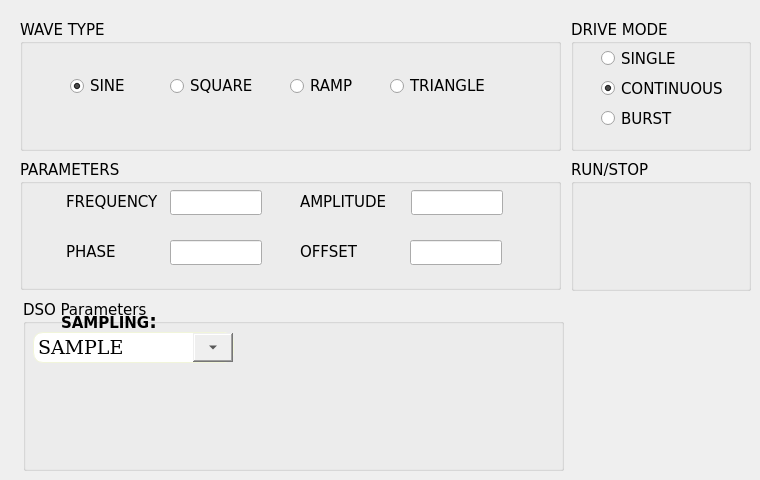
    <widget class="QWidget" name="tab_3">
     <attribute name="title">
      <string>FunctionGenerator</string>
     </attribute>
     <widget class="QGroupBox" name="PARAMETRS">
      <property name="geometry">
       <rect>
        <x>20</x>
        <y>160</y>
        <width>541</width>
        <height>130</height>
       </rect>
      </property>
      <property name="font">
       <font>
        <family>DejaVu Sans</family>
        <pointsize>11</pointsize>
       </font>
      </property>
      <property name="styleSheet">
       <string notr="true"/>
      </property>
      <property name="title">
       <string>PARAMETERS</string>
      </property>
      <property name="flat">
       <bool>false</bool>
      </property>
      <widget class="QLineEdit" name="leamplitude">
       <property name="geometry">
        <rect>
         <x>391</x>
         <y>30</y>
         <width>92</width>
         <height>25</height>
        </rect>
       </property>
       <property name="sizePolicy">
        <sizepolicy hsizetype="Preferred" vsizetype="Fixed">
         <horstretch>0</horstretch>
         <verstretch>0</verstretch>
        </sizepolicy>
       </property>
      </widget>
      <widget class="QLineEdit" name="lephase">
       <property name="geometry">
        <rect>
         <x>150</x>
         <y>80</y>
         <width>92</width>
         <height>25</height>
        </rect>
       </property>
      </widget>
      <widget class="QLabel" name="label_12">
       <property name="geometry">
        <rect>
         <x>46</x>
         <y>80</y>
         <width>101</width>
         <height>24</height>
        </rect>
       </property>
       <property name="text">
        <string>PHASE</string>
       </property>
      </widget>
      <widget class="QLineEdit" name="leoffset">
       <property name="geometry">
        <rect>
         <x>390</x>
         <y>80</y>
         <width>92</width>
         <height>25</height>
        </rect>
       </property>
       <property name="sizePolicy">
        <sizepolicy hsizetype="Preferred" vsizetype="Fixed">
         <horstretch>0</horstretch>
         <verstretch>0</verstretch>
        </sizepolicy>
       </property>
      </widget>
      <widget class="QLabel" name="label_14">
       <property name="geometry">
        <rect>
         <x>280</x>
         <y>30</y>
         <width>113</width>
         <height>24</height>
        </rect>
       </property>
       <property name="sizePolicy">
        <sizepolicy hsizetype="Preferred" vsizetype="Preferred">
         <horstretch>0</horstretch>
         <verstretch>0</verstretch>
        </sizepolicy>
       </property>
       <property name="text">
        <string>AMPLITUDE</string>
       </property>
      </widget>
      <widget class="QLabel" name="label_15">
       <property name="geometry">
        <rect>
         <x>46</x>
         <y>30</y>
         <width>101</width>
         <height>24</height>
        </rect>
       </property>
       <property name="sizePolicy">
        <sizepolicy hsizetype="Preferred" vsizetype="Preferred">
         <horstretch>0</horstretch>
         <verstretch>0</verstretch>
        </sizepolicy>
       </property>
       <property name="text">
        <string>FREQUENCY</string>
       </property>
      </widget>
      <widget class="QLineEdit" name="lefrequency">
       <property name="geometry">
        <rect>
         <x>150</x>
         <y>30</y>
         <width>92</width>
         <height>25</height>
        </rect>
       </property>
       <property name="sizePolicy">
        <sizepolicy hsizetype="Preferred" vsizetype="Fixed">
         <horstretch>0</horstretch>
         <verstretch>0</verstretch>
        </sizepolicy>
       </property>
      </widget>
      <widget class="QLabel" name="label_19">
       <property name="geometry">
        <rect>
         <x>280</x>
         <y>80</y>
         <width>67</width>
         <height>24</height>
        </rect>
       </property>
       <property name="sizePolicy">
        <sizepolicy hsizetype="Preferred" vsizetype="Preferred">
         <horstretch>0</horstretch>
         <verstretch>0</verstretch>
        </sizepolicy>
       </property>
       <property name="text">
        <string>OFFSET</string>
       </property>
      </widget>
     </widget>
     <widget class="QGroupBox" name="DRIVE_MODE">
      <property name="geometry">
       <rect>
        <x>571</x>
        <y>20</y>
        <width>180</width>
        <height>131</height>
       </rect>
      </property>
      <property name="font">
       <font>
        <family>DejaVu Sans</family>
        <pointsize>11</pointsize>
       </font>
      </property>
      <property name="title">
       <string>DRIVE MODE</string>
      </property>
      <property name="flat">
       <bool>false</bool>
      </property>
      <widget class="QRadioButton" name="burstWave">
       <property name="geometry">
        <rect>
         <x>30</x>
         <y>90</y>
         <width>119</width>
         <height>17</height>
        </rect>
       </property>
       <property name="focusPolicy">
        <enum>Qt::NoFocus</enum>
       </property>
       <property name="styleSheet">
        <string notr="true">QRadioButton::indicator::checked {
		background-color:cyan;
     }

     QRadioButton::indicator:checked:hover {
		background-color:cyan;
     }

     QRadioButton::indicator:checked:pressed {
		background-color:cyan;
     }</string>
       </property>
       <property name="text">
        <string>BURST</string>
       </property>
      </widget>
      <widget class="QRadioButton" name="continuousWave">
       <property name="geometry">
        <rect>
         <x>30</x>
         <y>60</y>
         <width>131</width>
         <height>17</height>
        </rect>
       </property>
       <property name="focusPolicy">
        <enum>Qt::NoFocus</enum>
       </property>
       <property name="styleSheet">
        <string notr="true"/>
       </property>
       <property name="text">
        <string>CONTINUOUS</string>
       </property>
       <property name="checked">
        <bool>true</bool>
       </property>
      </widget>
      <widget class="QRadioButton" name="singleWave">
       <property name="geometry">
        <rect>
         <x>30</x>
         <y>30</y>
         <width>120</width>
         <height>17</height>
        </rect>
       </property>
       <property name="focusPolicy">
        <enum>Qt::NoFocus</enum>
       </property>
       <property name="styleSheet">
        <string notr="true">QRadioButton::indicator::checked {
		background-color:cyan;
     }

     QRadioButton::indicator:checked:hover {
		background-color:cyan;
     }

     QRadioButton::indicator:checked:pressed {
		background-color:cyan;
     }</string>
       </property>
       <property name="text">
        <string>SINGLE</string>
       </property>
      </widget>
     </widget>
     <widget class="QGroupBox" name="WAVE_TYPE">
      <property name="geometry">
       <rect>
        <x>20</x>
        <y>20</y>
        <width>541</width>
        <height>131</height>
       </rect>
      </property>
      <property name="font">
       <font>
        <family>DejaVu Sans</family>
        <pointsize>11</pointsize>
       </font>
      </property>
      <property name="styleSheet">
       <string notr="true"/>
      </property>
      <property name="title">
       <string>WAVE TYPE</string>
      </property>
      <property name="flat">
       <bool>false</bool>
      </property>
      <widget class="QRadioButton" name="triangle">
       <property name="geometry">
        <rect>
         <x>370</x>
         <y>55</y>
         <width>110</width>
         <height>22</height>
        </rect>
       </property>
       <property name="sizePolicy">
        <sizepolicy hsizetype="Fixed" vsizetype="Fixed">
         <horstretch>0</horstretch>
         <verstretch>0</verstretch>
        </sizepolicy>
       </property>
       <property name="focusPolicy">
        <enum>Qt::NoFocus</enum>
       </property>
       <property name="text">
        <string>TRIANGLE</string>
       </property>
      </widget>
      <widget class="QRadioButton" name="square">
       <property name="geometry">
        <rect>
         <x>150</x>
         <y>55</y>
         <width>90</width>
         <height>22</height>
        </rect>
       </property>
       <property name="sizePolicy">
        <sizepolicy hsizetype="Fixed" vsizetype="Fixed">
         <horstretch>0</horstretch>
         <verstretch>0</verstretch>
        </sizepolicy>
       </property>
       <property name="focusPolicy">
        <enum>Qt::NoFocus</enum>
       </property>
       <property name="text">
        <string>SQUARE</string>
       </property>
      </widget>
      <widget class="QRadioButton" name="sine">
       <property name="geometry">
        <rect>
         <x>50</x>
         <y>55</y>
         <width>70</width>
         <height>22</height>
        </rect>
       </property>
       <property name="sizePolicy">
        <sizepolicy hsizetype="Fixed" vsizetype="Fixed">
         <horstretch>0</horstretch>
         <verstretch>0</verstretch>
        </sizepolicy>
       </property>
       <property name="focusPolicy">
        <enum>Qt::NoFocus</enum>
       </property>
       <property name="text">
        <string>SINE</string>
       </property>
       <property name="checked">
        <bool>true</bool>
       </property>
      </widget>
      <widget class="QRadioButton" name="ramp">
       <property name="geometry">
        <rect>
         <x>270</x>
         <y>55</y>
         <width>80</width>
         <height>22</height>
        </rect>
       </property>
       <property name="sizePolicy">
        <sizepolicy hsizetype="Fixed" vsizetype="Fixed">
         <horstretch>0</horstretch>
         <verstretch>0</verstretch>
        </sizepolicy>
       </property>
       <property name="focusPolicy">
        <enum>Qt::NoFocus</enum>
       </property>
       <property name="text">
        <string>RAMP</string>
       </property>
      </widget>
     </widget>
     <widget class="QGroupBox" name="RUN_STOP">
      <property name="geometry">
       <rect>
        <x>571</x>
        <y>160</y>
        <width>180</width>
        <height>131</height>
       </rect>
      </property>
      <property name="font">
       <font>
        <family>DejaVu Sans</family>
        <pointsize>11</pointsize>
       </font>
      </property>
      <property name="title">
       <string>RUN/STOP</string>
      </property>
      <property name="flat">
       <bool>false</bool>
      </property>
      <widget class="QPushButton" name="startDrive">
       <property name="geometry">
        <rect>
         <x>10</x>
         <y>50</y>
         <width>84</width>
         <height>41</height>
        </rect>
       </property>
       <property name="focusPolicy">
        <enum>Qt::NoFocus</enum>
       </property>
       <property name="styleSheet">
        <string notr="true">QPushButton { border: 2px solid rgba(0,0,0,0); border-radius: 25px; background-color: rgba(0,0,0,0); } QPushButton:pressed { background-color: qlineargradient(x1: 0, y1: 0, x2: 0, y2: 1,stop: 0 #dadbde, stop: 1 #f6f7fa); } QPushButton:flat { border: none; /* no border for a flat push button */ } QPushButton:default { border-color: navy; /* make the default button prominent */ }</string>
       </property>
       <property name="text">
        <string/>
       </property>
       <property name="icon">
        <iconset>
         <normaloff>:/Actions-player-play-icon.png</normaloff>:/Actions-player-play-icon.png</iconset>
       </property>
       <property name="iconSize">
        <size>
         <width>48</width>
         <height>48</height>
        </size>
       </property>
      </widget>
      <widget class="QPushButton" name="stopDrive">
       <property name="geometry">
        <rect>
         <x>90</x>
         <y>50</y>
         <width>84</width>
         <height>41</height>
        </rect>
       </property>
       <property name="focusPolicy">
        <enum>Qt::NoFocus</enum>
       </property>
       <property name="styleSheet">
        <string notr="true">QPushButton { border: 2px solid rgba(0,0,0,0); border-radius: 25px; background-color: rgba(0,0,0,0); } QPushButton:pressed { background-color: qlineargradient(x1: 0, y1: 0, x2: 0, y2: 1,stop: 0 #dadbde, stop: 1 #f6f7fa); } QPushButton:flat { border: none; /* no border for a flat push button */ } QPushButton:default { border-color: navy; /* make the default button prominent */ }</string>
       </property>
       <property name="text">
        <string/>
       </property>
       <property name="icon">
        <iconset>
         <normaloff>:/Actions-player-stop-icon.png</normaloff>:/Actions-player-stop-icon.png</iconset>
       </property>
       <property name="iconSize">
        <size>
         <width>48</width>
         <height>48</height>
        </size>
       </property>
       <property name="checked">
        <bool>false</bool>
       </property>
      </widget>
     </widget>
     <widget class="QPushButton" name="pushButton">
      <property name="geometry">
       <rect>
        <x>680</x>
        <y>330</y>
        <width>51</width>
        <height>41</height>
       </rect>
      </property>
      <property name="styleSheet">
       <string notr="true">QPushButton {
         border: 2px solid rgba(0,0,0,0);
         border-radius: 25px;
         background-color: rgba(0,0,0,0);
     }

     QPushButton:pressed {
		background-color: qlineargradient(x1: 0, y1: 0, x2: 0, y2: 1,stop: 0 #dadbde, stop: 1 #f6f7fa);
     }

     QPushButton:flat {
         border: none; /* no border for a flat push button */
     }

     QPushButton:default {
         border-color: navy; /* make the default button prominent */
     }</string>
      </property>
      <property name="text">
       <string/>
      </property>
      <property name="icon">
       <iconset>
        <normaloff>:/Control-Panel-icon.png</normaloff>:/Control-Panel-icon.png</iconset>
      </property>
      <property name="iconSize">
       <size>
        <width>48</width>
        <height>48</height>
       </size>
      </property>
     </widget>
     <widget class="QGroupBox" name="DSOParameters">
      <property name="geometry">
       <rect>
        <x>23</x>
        <y>300</y>
        <width>541</width>
        <height>171</height>
       </rect>
      </property>
      <property name="font">
       <font>
        <family>DejaVu Sans</family>
        <pointsize>11</pointsize>
       </font>
      </property>
      <property name="styleSheet">
       <string notr="true"/>
      </property>
      <property name="title">
       <string>DSO Parameters</string>
      </property>
      <property name="flat">
       <bool>false</bool>
      </property>
      <widget class="QLabel" name="label_26">
       <property name="geometry">
        <rect>
         <x>38</x>
         <y>10</y>
         <width>101</width>
         <height>24</height>
        </rect>
       </property>
       <property name="text">
        <string>&lt;!DOCTYPE HTML PUBLIC &quot;-//W3C//DTD HTML 4.0//EN&quot; &quot;http://www.w3.org/TR/REC-html40/strict.dtd&quot;&gt;
&lt;html&gt;&lt;head&gt;&lt;meta name=&quot;qrichtext&quot; content=&quot;1&quot; /&gt;&lt;style type=&quot;text/css&quot;&gt;
p, li { white-space: pre-wrap; }
&lt;/style&gt;&lt;/head&gt;&lt;body style=&quot; font-family:'Century Schoolbook L'; font-weight:600; font-style:normal;&quot;&gt;
&lt;table border=&quot;0&quot; style=&quot;-qt-table-type: root; margin-top:4px; margin-bottom:4px; margin-left:4px; margin-right:4px;&quot;&gt;
&lt;tr&gt;
&lt;td style=&quot;border: none;&quot;&gt;
&lt;p style=&quot; margin-top:0px; margin-bottom:0px; margin-left:0px; margin-right:0px; -qt-block-indent:0; text-indent:0px;&quot;&gt;&lt;span style=&quot; font-size:11pt;&quot;&gt;SAMPLING&lt;/span&gt;&lt;span style=&quot; font-size:14pt;&quot;&gt;:&lt;/span&gt;&lt;/p&gt;&lt;/td&gt;&lt;/tr&gt;&lt;/table&gt;&lt;/body&gt;&lt;/html&gt;</string>
       </property>
      </widget>
      <widget class="QComboBox" name="cmbSamplingType">
       <property name="geometry">
        <rect>
         <x>10</x>
         <y>32</y>
         <width>201</width>
         <height>31</height>
        </rect>
       </property>
       <property name="font">
        <font>
         <family>DejaVu Serif</family>
         <pointsize>14</pointsize>
        </font>
       </property>
       <property name="styleSheet">
        <string notr="true">QComboBox{
show-decoration-selected: 1; 
border:1px solid #F1F5DA;
border-radius: 10px;
color:black;
}
QComboBox::drop-down {
     width:40px;
	color:black;
 }

QComboBox::::item:selected {
     border: 1px solid #6a6ea9;
 }

</string>
       </property>
       <item>
        <property name="text">
         <string>SAMPLE</string>
        </property>
       </item>
       <item>
        <property name="text">
         <string>MIN-MAX</string>
        </property>
       </item>
       <item>
        <property name="text">
         <string>HIRES</string>
        </property>
       </item>
       <item>
        <property name="text">
         <string>MOVING_AVERAGE</string>
        </property>
       </item>
       <item>
        <property name="text">
         <string>LINEAR_INTERPOLATION</string>
        </property>
       </item>
       <item>
        <property name="text">
         <string>MOVING_LINEAR</string>
        </property>
       </item>
       <item>
        <property name="text">
         <string>NORMAL</string>
        </property>
       </item>
      </widget>
     </widget>
    </widget>
